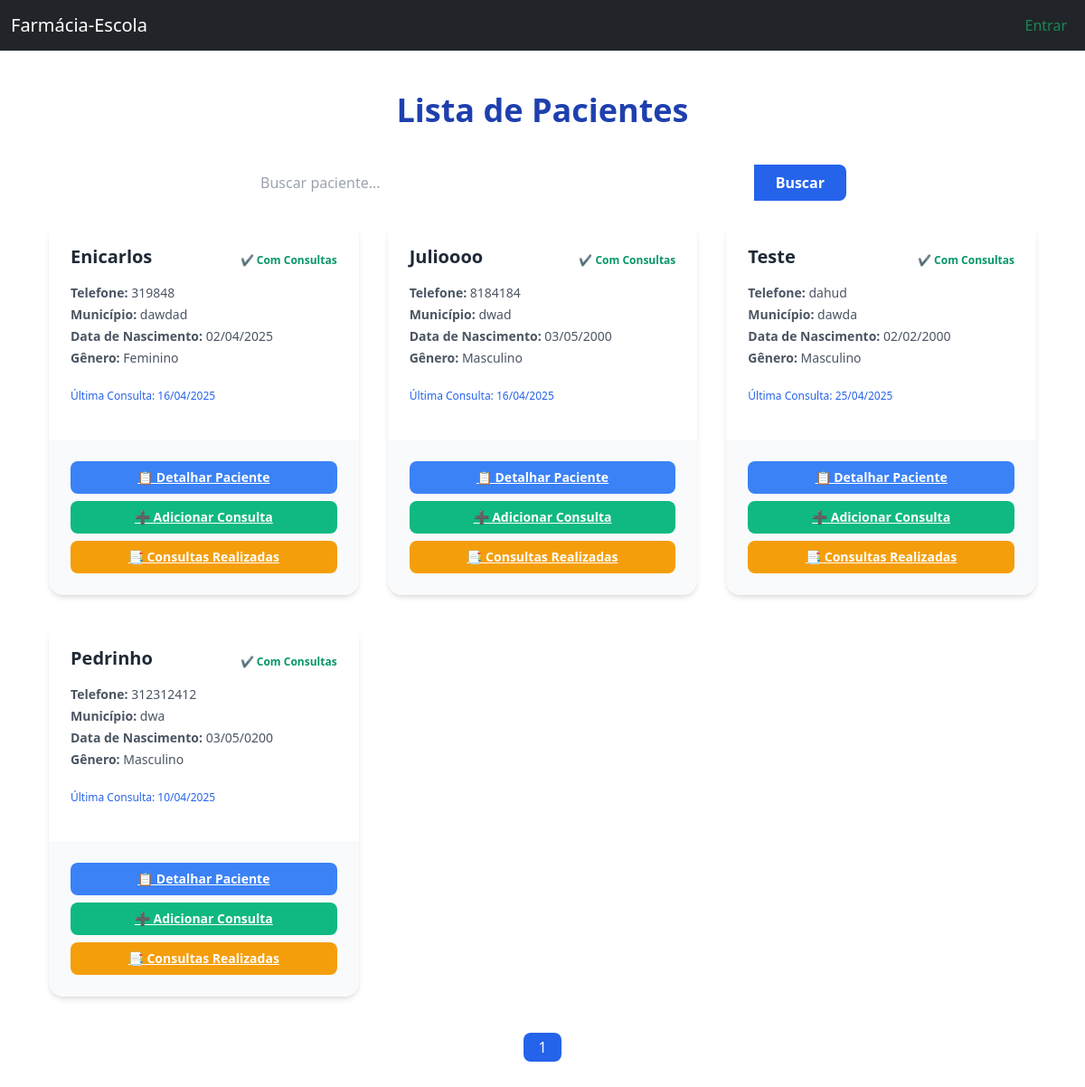
Before: /listagem_pacientes/paciente_list/ with the older database file.
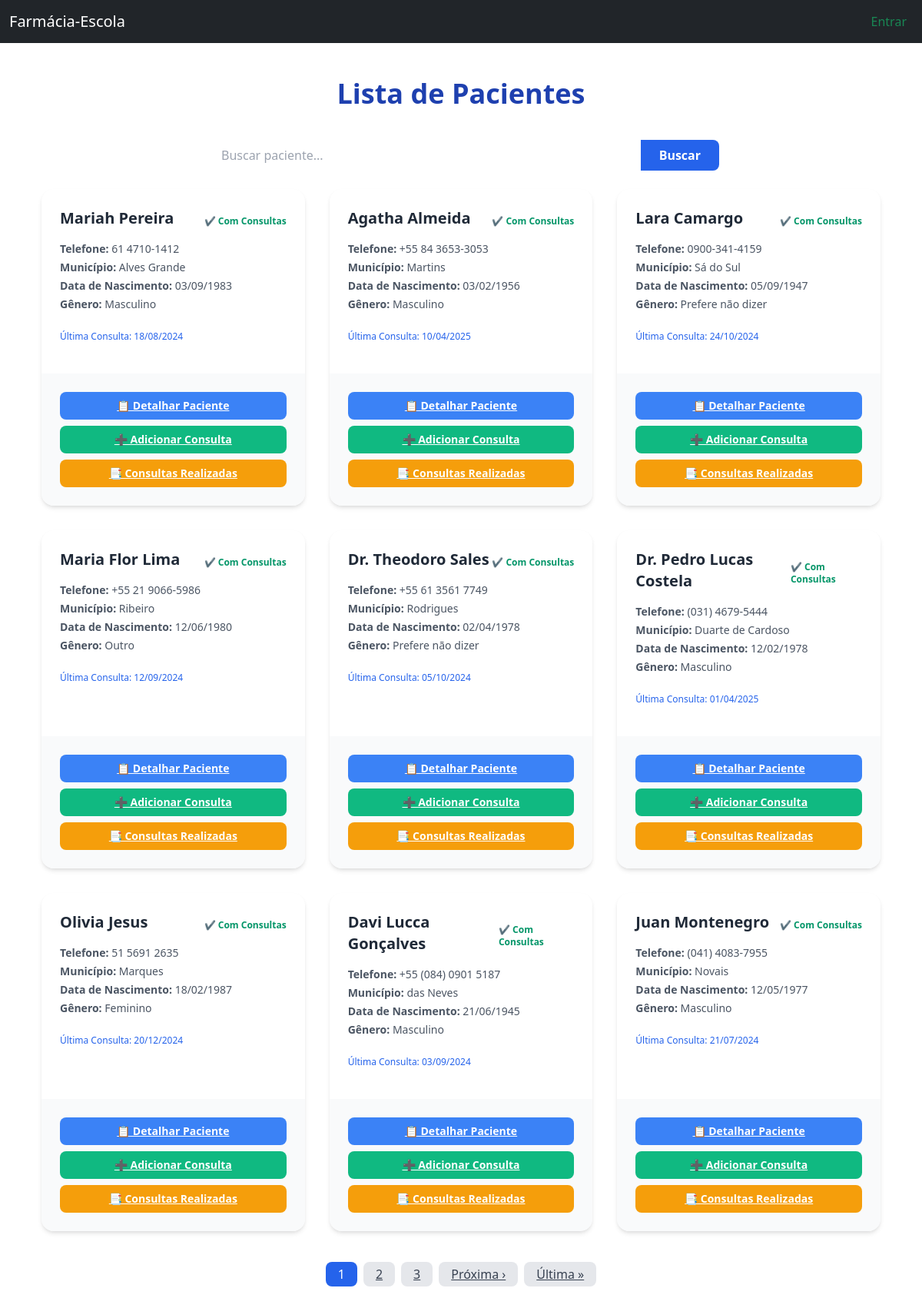
After: the same page with the newer database file.
### paciente/models.py (models this page shows, shortened)
class Paciente(models.Model):
    nome = models.CharField(max_length=150)
    telefone = models.CharField(max_length=15)
    numero_formulario = models.CharField(max_length=10)
    responsavel = models.CharField(max_length=100)
    data_nascimento = models.DateField()
    doencas = models.ManyToManyField(
        Doenca,
        through='MedicamentoDoencaPaciente',
        related_name='pacientes',
        blank=True
    )
    medicamentos = models.ManyToManyField(Medicamento, related_name='pacientes', blank=True)
    genero = models.CharField(
        max_length=15, choices=[('M', 'Masculino'), ('F', 'Feminino'), ('O', 'Outro'), ('ND', 'Prefere não dizer')]
    )
    estado_civil = models.CharField(
        max_length=20, choices=[
            ('Casado(a)', 'Casado(a)'),
            ('Solteiro(a)', 'Solteiro(a)'),
            ('Separado(a)', 'Separado(a)'),
            ('Amigado(a)', 'Amigado(a)'),
            ('Nao consta', 'Não consta'),
            ('Outro', 'Outro'),
        ]
    )
    bairro = models.CharField(max_length=100)
    distrito = models.CharField(max_length=20, choices=[('Rural', 'Zona Rural'), ('Urbano', 'Zona Urbana')])
    municipio = models.CharField(max_length=100)
    escolaridade = models.CharField(
        max_length=30, choices=[
            ('Analfabeto', 'Analfabeto'),
            ('Fundamental incompleto', 'Fundamental incompleto'),
            ('Fundamental completo', 'Fundamental completo'),
            ('Médio incompleto', 'Médio incompleto'),
            ('Ensino médio completo', 'Ensino médio completo'),
            ('Superior incompleto', 'Superior incompleto'),
            ('Superior completo', 'Superior completo'),
            ('Pós-graduação', 'Pós-graduação'),
            ('Nao consta', 'Não consta'),
        ]
    )
    ocupacao = models.CharField(max_length=100)
    raca = models.CharField(
        max_length=20, choices=[
            ('Pardo', 'Pardo'),
            ('Preto', 'Preto'),
            ('Branco', 'Branco'),
            ('Amarelo', 'Amarelo'),
            ('Negro', 'Negro'),
            ('Outro', 'Outro'),
            ('Nao consta', 'Não consta'),
        ]
    )
    reside_com = models.CharField(max_length=100)
    observacoes = models.TextField(blank=True)

### listagem_pacientes/views.py (the view)
# urls.py: path('paciente_list/', PacienteListView.as_view(), name='paciente_list'),
class PacienteListView(ListView):
    model = Paciente
    template_name = 'paciente_list.html'  # Caminho correto agora
    context_object_name = 'pacientes'
    paginate_by = 9  # Mostra 9 pacientes por página
    def get_queryset(self):
        queryset = super().get_queryset()
        query = self.request.GET.get('q')
        if query:
            queryset = queryset.filter(
                Q(nome__icontains=query) |
                Q(telefone__icontains=query) |
                Q(municipio__icontains=query)
            )
        return queryset
    def get_context_data(self, **kwargs):
        context = super().get_context_data(**kwargs)
        pacientes = context['pacientes']
        ultimas_consultas = Consulta.objects.values('paciente_id').annotate(
            ultima_consulta=Max('data_consulta')
        )
        ultima_consulta_dict = {item['paciente_id']: item['ultima_consulta'] for item in ultimas_consultas}
        for paciente in pacientes:
            paciente.ultima_consulta = ultima_consulta_dict.get(paciente.id)
        return context

### listagem_pacientes/templates/paciente_list.html (shortened to what this page needs)
{% extends "menu.html" %}
{% block content %}
<div class="container mx-auto px-4 py-8">
    <h1 class="text-4xl font-bold text-blue-800 text-center mb-10">Lista de Pacientes</h1>
    <div class="flex justify-center mb-6">
        <form method="GET" class="flex w-full max-w-2xl">
            <input type="text" name="q" placeholder="Buscar paciente..." value="{{ request.GET.q }}"
                class="flex-grow rounded-l-lg border-gray-300 px-4 py-2 focus:ring-2 focus:ring-blue-600 focus:outline-none">
            <button type="submit"
                class="bg-blue-600 hover:bg-blue-700 text-white font-bold py-2 px-6 rounded-r-lg">
                Buscar
            </button>
        </form>
    </div>
    <div class="grid grid-cols-1 md:grid-cols-2 lg:grid-cols-3 gap-8">
        {% for paciente in pacientes %}
        <div class="bg-white shadow-md rounded-2xl overflow-hidden transition hover:shadow-lg flex flex-col justify-between">
            <div class="p-6">
                <div class="flex items-center justify-between mb-2">
                    <h2 class="text-xl font-bold text-gray-800">{{ paciente.nome }}</h2>
                    {% if paciente.ultima_consulta %}
                        <span class="text-xs font-bold text-green-600">✔️ Com Consultas</span>
                    {% else %}
                        <span class="text-xs font-bold text-red-600">⚠️ Sem Consultas</span>
                    {% endif %}
                </div>
                <p class="text-gray-600 text-sm mb-1"><strong>Telefone:</strong> {{ paciente.telefone|default:"-" }}</p>
                <p class="text-gray-600 text-sm mb-1"><strong>Município:</strong> {{ paciente.municipio|default:"-" }}</p>
                <p class="text-gray-600 text-sm mb-1"><strong>Data de Nascimento:</strong> {{ paciente.data_nascimento|date:"d/m/Y" }}</p>
                <p class="text-gray-600 text-sm mb-1"><strong>Gênero:</strong> {{ paciente.get_genero_display|default:"-" }}</p>
                {% if paciente.ultima_consulta %}
                <p class="text-blue-600 text-xs mt-4">Última Consulta: {{ paciente.ultima_consulta|date:"d/m/Y" }}</p>
                {% else %}
                <p class="text-red-500 text-xs mt-4">Nunca Consultado</p>
                {% endif %}
            </div>
            <div class="bg-gray-50 p-4 flex flex-col space-y-2">
                <a href="{% url 'paciente_detail' paciente.id %}"
                    class="block w-full bg-blue-500 hover:bg-blue-600 text-white text-center py-2 rounded-lg text-sm font-semibold">
                    📋 Detalhar Paciente
                </a>
                <a href="{% url 'consulta_create_consulta' paciente.id %}"
                    class="block w-full bg-green-500 hover:bg-green-600 text-white text-center py-2 rounded-lg text-sm font-semibold">
                    ➕ Adicionar Consulta
                </a>
                <a href="{% url 'consulta_listar_consultas' paciente.id %}"
                    class="block w-full bg-yellow-500 hover:bg-yellow-600 text-white text-center py-2 rounded-lg text-sm font-semibold">
                    📑 Consultas Realizadas
                </a>
            </div>
        </div>
        {% empty %}
        <div class="col-span-full text-center text-gray-400">
            Nenhum paciente encontrado.
        </div>
        {% endfor %}
    </div>
    <div class="flex justify-center mt-10">
        <nav class="flex items-center space-x-2">
            {% for num in paginator.page_range %}
                {% if page_obj.number == num %}
                    <span class="px-3 py-1 rounded-lg bg-blue-600 text-white">{{ num }}</span>
                {% elif num > page_obj.number|add:'-3' and num < page_obj.number|add:'3' %}
                    <a href="?page={{ num }}" class="px-3 py-1 rounded-lg bg-gray-200 hover:bg-gray-300 text-gray-700">{{ num }}</a>
                {% endif %}
            {% endfor %}
            {% if page_obj.has_next %}
                <a href="?page={{ page_obj.next_page_number }}" class="px-3 py-1 rounded-lg bg-gray-200 hover:bg-gray-300 text-gray-700">Próxima ›</a>
                <a href="?page={{ page_obj.paginator.num_pages }}" class="px-3 py-1 rounded-lg bg-gray-200 hover:bg-gray-300 text-gray-700">Última »</a>
            {% endif %}
        </nav>
    </div>
</div>
{% endblock %}

### tela_inicial/templates/menu.html (shortened to what this page needs)
<!doctype html>
<html lang="pt-br">
<head>
    <link href="https://cdn.jsdelivr.net/npm/tailwindcss@2.2.19/dist/tailwind.min.css" rel="stylesheet">
    <link href="https://cdn.jsdelivr.net/npm/bootstrap@5.3.3/dist/css/bootstrap.min.css" rel="stylesheet"
>
</head>
<body>
    <nav class="navbar navbar-expand-lg navbar-dark bg-dark fixed-top">
        <div class="container-fluid">
            <a class="navbar-brand" href="/tela_inicial/">Farmácia-Escola</a>
            <div class="collapse navbar-collapse justify-content-end">
                <ul class="navbar-nav mb-2 mb-lg-0">
                    {% if user.is_authenticated %}
                        <li class="nav-item">
                            <span class="nav-link">Olá, {{ user.first_name|default:user.username }} 👋</span>
                        </li>
                        <li class="nav-item">
                            <a class="nav-link text-danger" href="{% url 'logout' %}">Sair</a>
                        </li>
                    {% else %}
                        <li class="nav-item">
                            <a class="nav-link text-success" href="">Entrar</a>
                        </li>
                    {% endif %}
                </ul>
            </div>
        </div>
    </nav>
    <div class="container-fluid" style="margin-top: 70px;">
        {% block content %}
        {% endblock %}
    </div>
</body>
</html>

Changed rows visible on the page:
removed Paciente: nome "Enicarlos", shows "✔️ Com Consultas", telefone "319848", municipio "dawdad", data_nascimento "02/04/2025", genero "Feminino", ultima_consulta "16/04/2025"
removed Paciente: nome "Julioooo", shows "✔️ Com Consultas", telefone "8184184", municipio "dwad", data_nascimento "03/05/2000", genero "Masculino", ultima_consulta "16/04/2025"
removed Paciente: nome "Teste", shows "✔️ Com Consultas", telefone "dahud", municipio "dawda", data_nascimento "02/02/2000", genero "Masculino", ultima_consulta "25/04/2025"
removed Paciente: nome "Pedrinho", shows "✔️ Com Consultas", telefone "312312412", municipio "dwa", data_nascimento "03/05/0200", genero "Masculino", ultima_consulta "10/04/2025"
added Paciente: nome "Mariah Pereira", shows "✔️ Com Consultas", telefone "61 4710-1412", municipio "Alves Grande", data_nascimento "03/09/1983", genero "Masculino", ultima_consulta "18/08/2024"
added Paciente: nome "Agatha Almeida", shows "✔️ Com Consultas", telefone "+55 84 3653-3053", municipio "Martins", data_nascimento "03/02/1956", genero "Masculino", ultima_consulta "10/04/2025"
added Paciente: nome "Lara Camargo", shows "✔️ Com Consultas", telefone "0900-341-4159", municipio "Sá do Sul", data_nascimento "05/09/1947", genero "Prefere não dizer", ultima_consulta "24/10/2024"
added Paciente: nome "Maria Flor Lima", shows "✔️ Com Consultas", telefone "+55 21 9066-5986", municipio "Ribeiro", data_nascimento "12/06/1980", genero "Outro", ultima_consulta "12/09/2024"
added Paciente: nome "Dr. Theodoro Sales", shows "✔️ Com Consultas", telefone "+55 61 3561 7749", municipio "Rodrigues", data_nascimento "02/04/1978", genero "Prefere não dizer", ultima_consulta "05/10/2024"
added Paciente: nome "Dr. Pedro Lucas Costela", shows "✔️ Com Consultas", telefone "(031) 4679-5444", municipio "Duarte de Cardoso", data_nascimento "12/02/1978", genero "Masculino", ultima_consulta "01/04/2025"
added Paciente: nome "Olivia Jesus", shows "✔️ Com Consultas", telefone "51 5691 2635", municipio "Marques", data_nascimento "18/02/1987", genero "Feminino", ultima_consulta "20/12/2024"
added Paciente: nome "Davi Lucca Gonçalves", shows "✔️ Com Consultas", telefone "+55 (084) 0901 5187", municipio "das Neves", data_nascimento "21/06/1945", genero "Masculino", ultima_consulta "03/09/2024"
added Paciente: nome "Juan Montenegro", shows "✔️ Com Consultas", telefone "(041) 4083-7955", municipio "Novais", data_nascimento "12/05/1977", genero "Masculino", ultima_consulta "21/07/2024"
Other visible differences:
new list line: "2"
new list line: "3"
text now shown: "Próxima › Última »"
